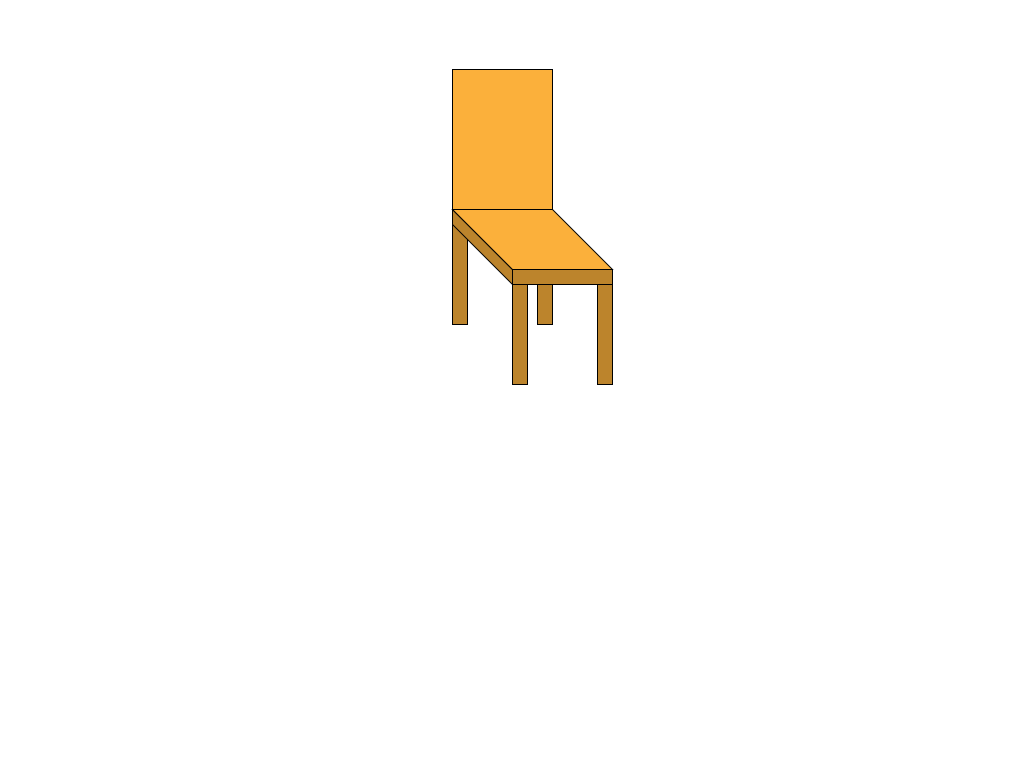
Frame 1 (no input)
Frame 60 (the mouse pressed at the canvas centre just before this capture): identical to frame 1, image omitted
Frame 120 (the mouse held since frame 60 and released just before this capture): identical to frame 1, image omitted

The Processing sketch that drew this single still picture (run headless with seeded random() and noise(); from frame 60 on, the mouse is pressed at the canvas centre):

// Processing sketch: processing_104968
// ── processing_104968.pde

// Declaring vars
int chairX;
int chairY;
int chairWidth;
int chairSeatHeight;
int chairBackHeight;
int chairDepth;
int espessura;
color main;
color shade;

void setup(){
  size(1024, 768);
  background(255);
  
  // Intializing vars
  chairX = width/2;
  chairY = height/2;
  chairWidth = 100;
  chairSeatHeight= 100;
  chairBackHeight = 140;
  chairDepth = 60;
  espessura = 15;
  main = color(251, 176, 59);
  shade = color(188, 132, 44);  
}

void drawChair(){
  //drawing
  // Legs
  fill(shade);  
  rect(chairX, chairY, espessura, -chairSeatHeight);
  rect(chairX + chairWidth, chairY, -espessura, -chairSeatHeight);
  rect(chairX - chairDepth, chairY - chairDepth, espessura, -chairSeatHeight);
  rect(chairX - chairDepth + chairWidth, chairY - chairDepth, -espessura, -chairSeatHeight);  

  // Seat
  fill(shade);
  rect(chairX, chairY - chairSeatHeight, chairWidth, -espessura);
  quad(chairX, chairY - chairSeatHeight - espessura,
       chairX - chairDepth, chairY - chairSeatHeight - chairDepth - espessura,
       chairX - chairDepth, chairY - chairSeatHeight - chairDepth,
       chairX, chairY - chairSeatHeight);

  fill(main);
  quad(chairX, chairY - chairSeatHeight - espessura,
       chairX - chairDepth, chairY - chairSeatHeight - chairDepth - espessura,
       chairX - chairDepth + chairWidth, chairY - chairSeatHeight - chairDepth - espessura,
       chairX + chairWidth, chairY - chairSeatHeight - espessura);

  // Back
  rect(chairX - chairDepth, chairY - chairSeatHeight - chairDepth - espessura,
       chairWidth, -chairBackHeight);
}

void draw(){
  background(255);
  drawChair();
}
